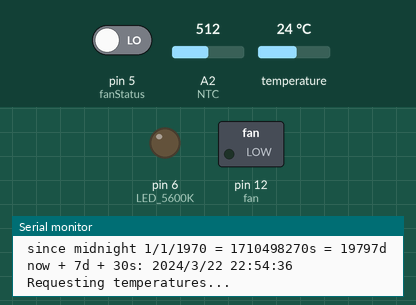
Bench run of a sketch on a simulated Arduino Uno, built with avr-gcc and run on an emulated ATmega328P. Shown: switched loads named in the sketch (green lamp = pin HIGH), output pins drawn as LEDs (lit = HIGH), the last lines printed to the serial monitor. The inputs (shaded band) are chosen by the test bench; at power-on: A2 (NTC) = 512, pin 5 (fanStatus) LOW, temperature 24 °C. The local clock reads 2024-03-15 10:24:30 at power-on unless the sketch sets it; pins used as bus, display or sensor lines are not drawn.

Above: at 0.1 s.
At 2.3 s:
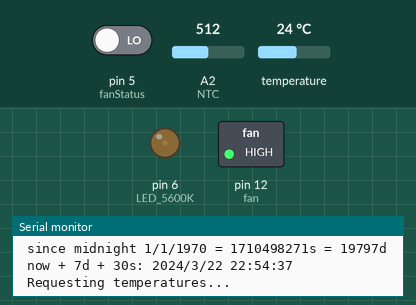
2.4 s: A2 (NTC) set to 306
At 5.0 s:
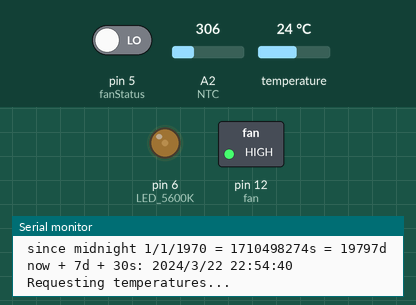
Timing chart, 0 to 6.5 s (numbered marks = the images above; inputs shaded):
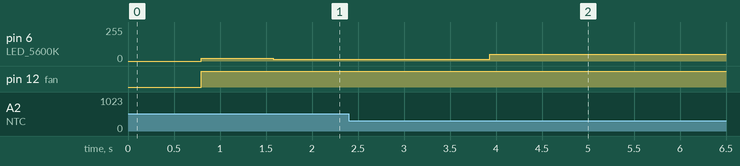

Measured:
- after the input at 2.4 s, pin 6 (LED_5600K): 15/255 → 50/255 after 1.5 s

The sketch:

Grow_light_control_18Hour.ino
```cpp
#include <OneWire.h>
#include <DallasTemperature.h>

// Data wire is plugged into pin 3 on the Arduino
#define ONE_WIRE_BUS 3

// Date and time functions using a DS1307 RTC connected via I2C and Wire lib
#include "RTClib.h"

int LED_5600K = 6;             // the PWM control pin for 5600K cold white LEDs
int mistMaker = 1;           // the pin for the mistMaker
int fan = 12;                  //fan pin
int H5V_DC_Pump = 11;           //water pump to pump water from reservoir
int NTC = A2;
int temp_probe = 3;
int fans = 12;
int val = 0;
int NTCvalue = 0;
int fanStatus = 5;            //the status of the highside driver driving the fan
int brightness_5600K = 20;    // how bright the LED is
int brightness_5600K_daylight = 50;


bool fanState;

long pumpState;
long onTime = 120000;   // milliseconds of on-time
long offTime = 1200000; // milliseconds of off-time
unsigned long previousMillis;  //some global variables available anywhere in the program
unsigned long previousMillis2;
unsigned long currentMillis;
unsigned long currentMillis2;


// constants won't change :
const long onTimeMist = 12000;           // Time the mist maker shall be on
const long onTimeFan = 700;            // The time the fan stays on

// Convert normal decimal numbers to binary coded decimal
byte decToBcd(byte val)
{
  return( (val/10*16) + (val%10) );
}
// Convert binary coded decimal to normal decimal numbers
byte bcdToDec(byte val)
{
  return( (val/16*10) + (val%16) );
}

// Setup a oneWire instance to communicate with any OneWire devices
// (not just Maxim/Dallas temperature ICs)
OneWire oneWire(ONE_WIRE_BUS);

// Pass our oneWire reference to Dallas Temperature.
DallasTemperature sensors(&oneWire);

RTC_DS1307 rtc;
char daysOfTheWeek[7][12] = {"Sunday", "Monday", "Tuesday", "Wednesday", "Thursday", "Friday", "Saturday"};

void setup()
{
  pinMode(fanStatus, INPUT);
  pinMode(mistMaker, OUTPUT);
  pinMode(fan, OUTPUT);
  pinMode(NTC, INPUT);
  pinMode(H5V_DC_Pump, OUTPUT);
  pinMode(temp_probe, INPUT);


 while (!Serial); // for Leonardo/Micro/Zero
 Serial.begin(57600);
 if (! rtc.begin()) {
   Serial.println("Couldn't find RTC");
   while (1);
 }
 if (! rtc.isrunning()) {
   Serial.println("RTC is NOT running!");
   // following line sets the RTC to the date & time this sketch was compiled
   rtc.adjust(DateTime(F(__DATE__), F(__TIME__)));
   // This line sets the RTC with an explicit date & time, for example to set
   // January 21, 2014 at 3am you would call:
   //rtc.adjust(DateTime(2017, 1, 21, 3, 0, 0));
 }
  Serial.println("Dallas Temperature IC Control Library Demo");

  // Start up the library
  sensors.begin();


}

void loop ()
{


  // check to see if it's time to change the state of the Pump
  unsigned long currentMillis = millis();

  if((pumpState == HIGH) && (currentMillis - previousMillis >= onTime))
  {
    pumpState = LOW;  // Turn it off
    previousMillis = currentMillis;  // Remember the time
    digitalWrite(H5V_DC_Pump, pumpState);  // Update the actual Pump
  }
  else if ((pumpState == LOW) && (currentMillis - previousMillis >= offTime))
  {
    pumpState = HIGH;  // turn it on
    previousMillis = currentMillis;   // Remember the time
    digitalWrite(H5V_DC_Pump, pumpState);    // Update the actual Pump
  }
 DateTime now = rtc.now();
 Serial.print(now.year(), DEC);
 Serial.print('/');
 Serial.print(now.month(), DEC);
 Serial.print('/');
 Serial.print(now.day(), DEC);
 Serial.print(" (");
 Serial.print(daysOfTheWeek[now.dayOfTheWeek()]);
 Serial.print(") ");
 Serial.print(now.hour(), DEC);
 Serial.print(':');
 Serial.print(now.minute(), DEC);
 Serial.print(':');
 Serial.print(now.second(), DEC);
 Serial.println();
 Serial.print(" since midnight 1/1/1970 = ");
 Serial.print(now.unixtime());
 Serial.print("s = ");
 Serial.print(now.unixtime() / 86400L);
 Serial.println("d");
 // calculate a date which is 7 days and 30 seconds into the future
 DateTime future (now + TimeSpan(7, 12, 30, 6));
 Serial.print(" now + 7d + 30s: ");
 Serial.print(future.year(), DEC);
 Serial.print('/');
 Serial.print(future.month(), DEC);
 Serial.print('/');
 Serial.print(future.day(), DEC);
 Serial.print(' ');
 Serial.print(future.hour(), DEC);
 Serial.print(':');
 Serial.print(future.minute(), DEC);
 Serial.print(':');
 Serial.print(future.second(), DEC);
 Serial.println();
 Serial.println();

 //Temp sensor
 // call sensors.requestTemperatures() to issue a global temperature
 // request to all devices on the bus
 Serial.print(" Requesting temperatures...");
 sensors.requestTemperatures(); // Send the command to get temperatures
 Serial.println("DONE");

 Serial.print("Temperature is: ");
 Serial.print(sensors.getTempCByIndex(0)); // Why "byIndex"?
 // You can have more than one IC on the same bus.
 // 0 refers to the first IC on the wire

 if (now.hour() >= 7 && now.hour() <= 18)
  {
    analogWrite(LED_5600K, brightness_5600K);
    Serial.println("brightness set to:");
    Serial.println(brightness_5600K);
    digitalWrite(mistMaker, HIGH);
  }
    //Let plants rest
  else
  {
    //analogWrite(LED_Red, 80);
    analogWrite(LED_5600K, 0);
    Serial.println("brightness red is 1");
    //Serial.println(60);
  }
  val = digitalRead(fanStatus);
  Serial.println(val);
  digitalWrite(fans, HIGH);

  NTCvalue = analogRead(NTC);
  Serial.println(NTCvalue);

  int setTemp = 510;
  if (NTCvalue > setTemp)
    {
      brightness_5600K = 15;
    }
  else if (NTCvalue < setTemp - 100)
    {
      brightness_5600K = brightness_5600K_daylight;
    }


}


  /*
  if (hour >= 0 && hour <= 12)
  {
    analogWrite(LED_Red, 160);
    analogWrite(LED_5600K, brightness_5600K);
    Serial.println("brightness red is 100");
   // Serial.println(50);
  }
  else if (hour >= 13 && hour <= 14)
  {
    analogWrite(LED_Red, 100);
    analogWrite(LED_5600K, 120);
    Serial.println("brightness red is 100");
   // Serial.println(100);
  }
  else if (hour >= 15 && hour <= 16)
  {
    analogWrite(LED_Red, 110);
    analogWrite(LED_5600K, 120);
    Serial.println("brightness red is 110");
    //Serial.println(110);
  }
  else if (hour >= 17 && hour < 18)
  {
    analogWrite(LED_Red, 150);
    analogWrite(LED_5600K, 20);
    Serial.println("brightness red is 150");
    //Serial.println(150);
  }
  */


  /*


  if (randomState == HIGH && mistMakerState == LOW && currentMillis - previousMillis >= onTimeFan)
  {
    // save the last time you blinked the LED
    previousMillis = currentMillis;
      mistMakerState = HIGH;
      digitalWrite(mistMaker, mistMakerState);
      fanState = HIGH;
      digitalWrite(fan, fanState);
      Serial.print("State: mistMaker HIGH");
      Serial.print(onTimeMist);
  }
  //Turn off mist maker and fan
  else if (randomState == HIGH && mistMakerState == HIGH && currentMillis - previousMillis >= onTimeMist)
  {
    previousMillis = currentMillis;
    mistMakerState = LOW;
    digitalWrite(mistMaker, mistMakerState);
    fanState = HIGH;
    digitalWrite(fan, fanState);
    Serial.print("State: Pause \n mistmaker is low");
    Serial.print(currentMillis-previousMillis);
    randomState = LOW;
  }
  //Run fan state
  else if (randomState == LOW && mistMakerState == LOW && currentMillis - previousMillis >= offTime)
  {
    previousMillis = currentMillis;
    mistMakerState = LOW;
    digitalWrite(mistMaker, mistMakerState);
    fanState = HIGH;
    randomState = HIGH;
    digitalWrite(fan, fanState);
    Serial.print("State: Fan HIGH mistmaker LOW \n\n");
  }
  */
```
